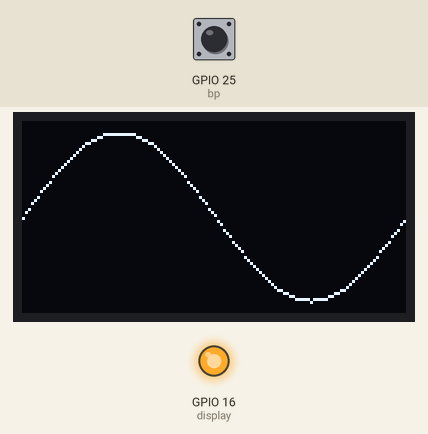
Simulated run of this program. Board: ESP32 board running MicroPython. On the bench: 128×64 one-colour display, output pins drawn as LEDs (lit = HIGH). The test bench sets the inputs (shaded band); at power-on: GPIO 25 (bp) HIGH. Library files of the repository ran but are not shown: sh1106.py; what the program prints to the serial console is not drawn. At 3.3 s the program stops and its outputs stay as they are.

Above: at 1.2 s.
1.3 s: GPIO 25 (bp) driven LOW
At 2.5 s:
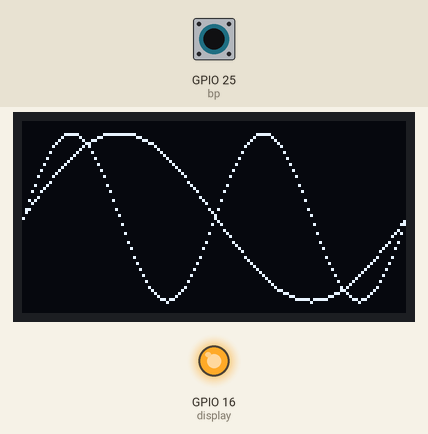
2.8 s: GPIO 25 (bp) pulsed HIGH 2 times (0.12 s each, 0.3 s apart)
At 4.4 s:
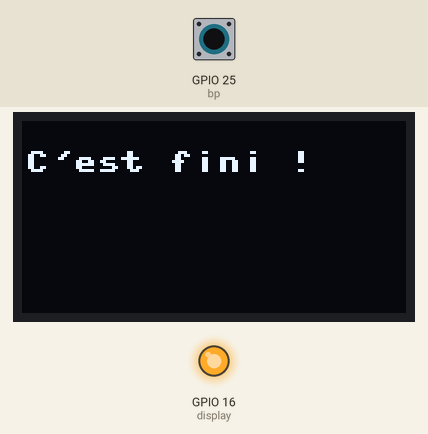
Timing chart, 0 to 4.8 s (numbered marks = the images above; inputs shaded):
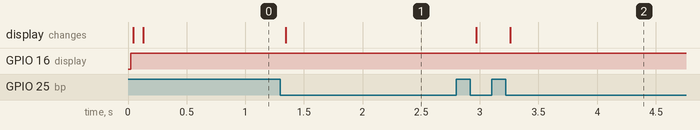

Measured:
- after the input at 1.3 s, the display: changes at once (image 1)
- after the input at 2.8 s, the display: first changes after 0.17 s (image 2 shows a later state)

The program:

sinus.py
```python
from machine import I2C, Pin
from time import sleep
from math import pi, sin              # import de pi et sin
from adapt import adaptEchelle        # notre fonction pour l'affichage
OLED = 1                              # 1 : 1.3 pouces, 0 : 0.96 pouces

# choix de la bibliotheque en fonction du type d'ecran OLED
if OLED == 0 :
    from ssd1306 import SSD1306_I2C     # module pour commander le OLED
    i2c = I2C(-1, Pin(22), Pin(21))     # pin SCK et SDA du OLED
    display = SSD1306_I2C(128, 64, i2c) # declaration taille ecran, pins
else :
    from sh1106 import SH1106_I2C
    i2c = I2C(scl=Pin(22), sda=Pin(21), freq=400000)
    display = SH1106_I2C(128, 64, i2c, Pin(16), 0x3c)
    display.sleep(False)

bp = Pin(25, Pin.IN)                   # poussoir sur pin 25 pour passer

# fonction pour attendre l'appui+relach. pour passer au graphique suivant
def attend_appui():
    while bp.value() == False : pass ; sleep(.02) # attend appui poussoir
    while bp.value() == True : pass ; sleep(.02)  # attend le relachement

display.fill(0)                  # Remplit l'afficheur avec 0 -> OFF
display.show()                   # Mise a jour de l'affichage (envoie)

for x in range (128) :           # 128 points car c'est la taille du OLED
    alpha = x / 128 * 2 * pi     # alpha va de 0 a 2*pi en 128 points
    y = sin(alpha)               # y va de -1 a 1
    s = int(adaptEchelle(y, -1, 1, 60, 4)) # s va de 60 a 4
    display.pixel(x, s, 1)
display.show() ; attend_appui()  # on affiche d'un coup les 128 points

for x in range (128) :
    alpha = x / 128 * 4 * pi     # alpha de 0 a 4*pi, soit 2 periodes
    y = sin(alpha)
    s = int(adaptEchelle(y, -1, 1, 60, 4))
    display.pixel(x, s, 1)
display.show() ; attend_appui()

display.fill(0)
for t in range(240):             # t prend 240 valeurs
    alpha = t / 240 * 2 * pi     # alpha va de 0 a 2.pi en 240 valeurs
    x = sin(alpha * 2)
    y = sin(alpha * 3)
    sx = int(adaptEchelle(x, -1, 1, 2, 125)) # sx va de 2 a 125
    sy = int(adaptEchelle(y, -1, 1, 60, 4)) # sy va de 60 a 4
    display.pixel(sx, sy, 1)
display.show() ; attend_appui()

display.fill(0)
display.text("C'est fini !", 1, 10, 1)
display.show()
```

adapt.py
```python
def  adaptEchelle(e, e1, e2, s1, s2) :
    """ Cette fonction ... """
    s = (e - e1) * (s2 - s1) / (e2 - e1) + s1  # e : entree , s : sortie
    return s                                   # renvoie la valeur sortie

print("sortie s : ", adaptEchelle(-0.6, -1, 1, 60, 4))
```
